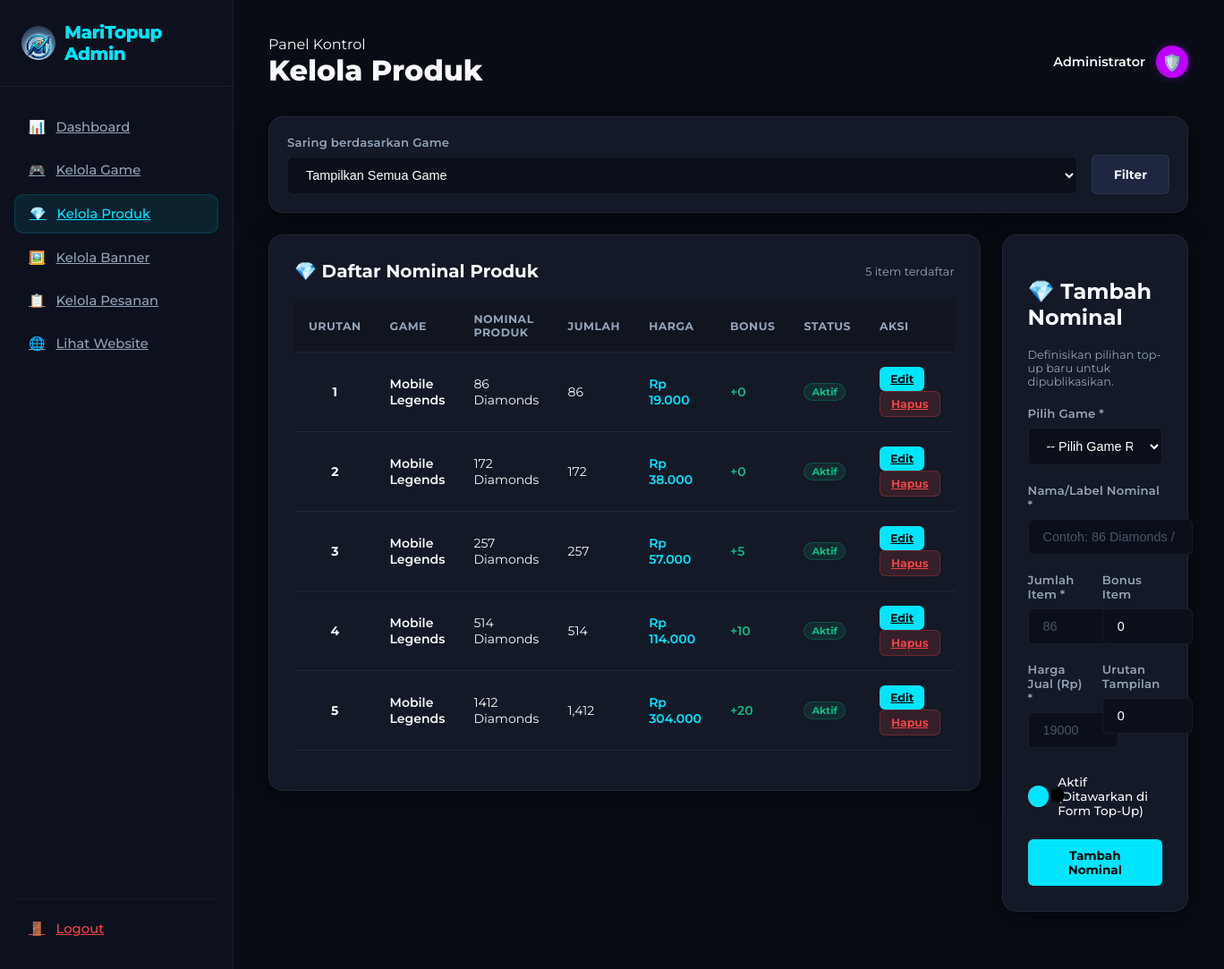
Screenshot of /admin/products.php (signed in) with the database file from the repository.
### tables this page shows
CREATE TABLE IF NOT EXISTS products (
    id          INT AUTO_INCREMENT PRIMARY KEY,
    game_id     INT NOT NULL,
    name        VARCHAR(150) NOT NULL,
    amount      INT          NOT NULL,
    price       INT          NOT NULL,
    bonus       INT          DEFAULT 0,
    is_active   TINYINT(1)  DEFAULT 1,
    sort_order  INT          DEFAULT 0,
    created_at  TIMESTAMP    DEFAULT CURRENT_TIMESTAMP,
    FOREIGN KEY (game_id) REFERENCES games(id) ON DELETE CASCADE
);

CREATE TABLE IF NOT EXISTS games (
    id          INT AUTO_INCREMENT PRIMARY KEY,
    slug        VARCHAR(100) UNIQUE NOT NULL,
    name        VARCHAR(150) NOT NULL,
    category    VARCHAR(80)  NOT NULL,
    icon        VARCHAR(255) DEFAULT '🎮',
    color       VARCHAR(20)  DEFAULT '#00e5ff',
    is_popular  TINYINT(1)   DEFAULT 0,
    is_active   TINYINT(1)   DEFAULT 1,
    sort_order  INT          DEFAULT 0,
    created_at  TIMESTAMP    DEFAULT CURRENT_TIMESTAMP
);

### includes/functions.php (called while the page is built, shortened)
<?php
function formatRupiah($amount) {
    return 'Rp ' . number_format($amount, 0, ',', '.');
}
function getAllProducts($gameId = null) {
    $db = getDB();
    if ($db) {
        $where = "";
        $query = "SELECT p.*, g.name AS game_name FROM products p
                  JOIN games g ON p.game_id = g.id
                  $where
                  ORDER BY g.name ASC, p.sort_order ASC, p.price ASC";
        $result = $db->query($query);
        $products = [];
        if ($result && $result->num_rows > 0) {
            while ($row = $result->fetch_assoc()) {
                $products[] = $row;
            }
        }
        return $products;
    }
    return [];
}

### admin/products.php (the view, shortened to what this page needs)
<?php
include __DIR__ . '/admin-header.php';
$db = getDB();
$dbActive = ($db !== null);
$filterGameId = isset($_GET['game_filter']) ? (int)$_GET['game_filter'] : 0;
$editMode = false;
$editProduct = null;
if ($dbActive) {
    if ($filterGameId > 0) {
        $productsList = getAllProducts($filterGameId);
    } else {
        $productsList = getAllProducts();
    }
}
?>
<div class="filter-card">
    <form method="GET" action="" style="display: flex; width: 100%; gap: 16px; align-items: flex-end;">
        <div class="admin-form-group">
            <label class="admin-form-label" for="game_filter">Saring berdasarkan Game</label>
            <select id="game_filter" name="game_filter" class="admin-form-control">
                <option value="0">Tampilkan Semua Game</option>
            </select>
        </div>
        <button type="submit" class="btn-admin btn-admin-secondary" style="height: 44px; padding: 0 24px;">
            Filter
        </button>
    </form>
</div>
<div class="admin-grid-layout">
    <div class="admin-card">
        <div class="admin-card-header">
            <h2>💎 Daftar Nominal Produk</h2>
            <span class="text-muted" style="font-size: 0.8rem;"><?= count($productsList) ?> item terdaftar</span>
        </div>
        <div class="table-responsive">
            <table class="admin-table">
                <thead>
                    <tr>
                        <th style="width: 50px;">Urutan</th>
                        <th>Game</th>
                        <th>Nominal Produk</th>
                        <th>Jumlah</th>
                        <th>Harga</th>
                        <th>Bonus</th>
                        <th>Status</th>
                        <th style="width: 140px;">Aksi</th>
                    </tr>
                </thead>
                <tbody>
                    <?php if (empty($productsList)): ?>
                        <tr>
                            <td colspan="8" style="text-align: center;" class="text-muted">Tidak ada produk untuk saringan ini.</td>
                        </tr>
                    <?php else: ?>
                        <?php foreach ($productsList as $p): ?>
                            <tr>
                                <td style="text-align: center; font-weight: 700;"><?= $p['sort_order'] ?></td>
                                <td style="font-weight: 600;"><?= htmlspecialchars($p['game_name']) ?></td>
                                <td><?= htmlspecialchars($p['name']) ?></td>
                                <td><?= number_format($p['amount']) ?></td>
                                <td style="font-weight: 600; color: var(--neon-cyan);"><?= formatRupiah($p['price']) ?></td>
                                <td style="color: var(--green); font-weight: 600;">+<?= number_format($p['bonus']) ?></td>
                                <td>
                                    <span class="badge-admin <?= $p['is_active'] ? 'badge-success' : 'badge-failed' ?>" style="padding: 2px 8px; font-size: 0.7rem;">
                                        <?= $p['is_active'] ? 'Aktif' : 'Nonaktif' ?>
                                    </span>
                                </td>
                                <td>
                                    <?php if ($dbActive): ?>
                                        <a href="?edit=<?= $p['id'] ?><?= $filterGameId > 0 ? '&game_filter=' . $filterGameId : '' ?>" class="btn-admin btn-admin-primary btn-admin-sm">Edit</a>
                                        <a href="?delete=<?= $p['id'] ?><?= $filterGameId > 0 ? '&game_filter=' . $filterGameId : '' ?>" class="btn-admin btn-admin-danger btn-admin-sm" onclick="return confirm('Apakah Anda yakin ingin menghapus nominal produk ini?');">Hapus</a>
                                    <?php else: ?>
                                        <span class="text-muted">—</span>
                                    <?php endif; ?>
                                </td>
                            </tr>
                        <?php endforeach; ?>
                    <?php endif; ?>
                </tbody>
            </table>
        </div>
    </div>
    <div class="admin-card">
        <h2><?= $editMode ? '⚙️ Edit Nominal' : '💎 Tambah Nominal' ?></h2>
        <p class="text-muted" style="font-size: 0.8rem; margin-bottom: 20px;">
            <?= $editMode ? 'Modifikasi detail nominal produk terpilih.' : 'Definisikan pilihan top-up baru untuk dipublikasikan.' ?>
        </p>
        <form method="POST" action="">
            <div class="admin-form-group">
                <label class="admin-form-label" for="game_id">Pilih Game *</label>
                <select id="game_id" name="game_id" class="admin-form-control" required <?= !$dbActive ? 'disabled' : '' ?>>
                    <option value="">-- Pilih Game Rujukan --</option>
                </select>
            </div>
            <div class="admin-form-group">
                <label class="admin-form-label" for="name">Nama/Label Nominal *</label>
                <input type="text" id="name" name="name" class="admin-form-control" placeholder="Contoh: 86 Diamonds / 325 UC"
                       value="<?= $editMode ? htmlspecialchars($editProduct['name']) : '' ?>" required <?= !$dbActive ? 'disabled' : '' ?>>
            </div>
            <div class="admin-form-row">
                <div class="admin-form-group">
                    <label class="admin-form-label" for="amount">Jumlah Item *</label>
                    <input type="number" id="amount" name="amount" class="admin-form-control" placeholder="86"
                           value="<?= $editMode ? (int)$editProduct['amount'] : '' ?>" required <?= !$dbActive ? 'disabled' : '' ?>>
                </div>
                <div class="admin-form-group">
                    <label class="admin-form-label" for="bonus">Bonus Item</label>
                    <input type="number" id="bonus" name="bonus" class="admin-form-control" placeholder="0"
                           value="<?= $editMode ? (int)$editProduct['bonus'] : '0' ?>" <?= !$dbActive ? 'disabled' : '' ?>>
                </div>
            </div>
            <div class="admin-form-row">
                <div class="admin-form-group">
                    <label class="admin-form-label" for="price">Harga Jual (Rp) *</label>
                    <input type="number" id="price" name="price" class="admin-form-control" placeholder="19000"
                           value="<?= $editMode ? (int)$editProduct['price'] : '' ?>" required <?= !$dbActive ? 'disabled' : '' ?>>
                </div>
                <div class="admin-form-group">
                    <label class="admin-form-label" for="sort_order">Urutan Tampilan</label>
                    <input type="number" id="sort_order" name="sort_order" class="admin-form-control" placeholder="0"
                           value="<?= $editMode ? (int)$editProduct['sort_order'] : '0' ?>" <?= !$dbActive ? 'disabled' : '' ?>>
                </div>
            </div>
            <div class="admin-form-group">
                <label class="admin-toggle-container">
                    <div class="admin-toggle-switch"></div>
                    <span style="font-size: 0.85rem; font-weight: 500;">Aktif (Ditawarkan di Form Top-Up)</span>
                </label>
            </div>
            <div style="display: flex; gap: 10px; margin-top: 24px;">
                <button type="submit" class="btn-admin btn-admin-primary" style="flex: 1;" <?= !$dbActive ? 'disabled' : '' ?>>
                    <?= $editMode ? 'Simpan Perubahan' : 'Tambah Nominal' ?>
                </button>
            </div>
        </form>
    </div>
</div>
<?php include __DIR__ . '/admin-footer.php'; ?>

### assets/css/admin.css (style rules this page uses)
:root { --bg-admin: #080c14; --sidebar-bg: #0d111d; --card-bg: #131926; --border-color: rgba(255,255,255,0.06); --neon-cyan: #00e5ff; --neon-purple: #bd00ff; --neon-pink: #ff007f; --text-white: #f8fafc; --text-gray: #94a3b8; --text-dark: #475569; --green: #10b981; --amber: #f59e0b; --red: #ef4444; --blue: #3b82f6; --radius-lg: 16px; --radius-md: 10px; --radius-sm: 6px; --transition: 0.2s cubic-bezier(0.4, 0, 0.2, 1); --shadow: 0 8px 30px rgba(0,0,0,0.5); --shadow-neon: 0 0 15px rgba(0, 229, 255, 0.2); }
body.admin-body { background-color: var(--bg-admin); color: var(--text-white); font-family: 'Montserrat', sans-serif; margin: 0; padding: 0; min-height: 100vh; display: flex; }
.text-muted { color: var(--text-gray); }
.admin-card { background: var(--card-bg); border: 1px solid var(--border-color); border-radius: var(--radius-lg); padding: 28px; margin-bottom: 24px; box-shadow: var(--shadow); }
.admin-card-header { display: flex; justify-content: space-between; align-items: center; margin-bottom: 20px; }
.admin-card-header h2 { font-family: 'Montserrat', sans-serif; font-size: 1.25rem; font-weight: 700; margin: 0; }
.btn-admin { display: inline-flex; align-items: center; justify-content: center; gap: 8px; padding: 10px 18px; border-radius: var(--radius-sm); font-family: 'Montserrat', sans-serif; font-weight: 700; font-size: 0.85rem; cursor: pointer; transition: var(--transition); border: none; outline: none; }
.btn-admin-primary { background: var(--neon-cyan); color: #000; }
.btn-admin-secondary { background: #1e2640; color: var(--text-white); border: 1px solid var(--border-color); }
.btn-admin-danger { background: rgba(239, 68, 68, 0.15); color: var(--red); border: 1px solid rgba(239, 68, 68, 0.3); }
.btn-admin-sm { padding: 6px 12px; font-size: 0.78rem; }
.table-responsive { overflow-x: auto; margin-bottom: 16px; }
.admin-table { width: 100%; border-collapse: collapse; text-align: left; }
.admin-table th { padding: 14px 16px; font-size: 0.78rem; font-weight: 700; text-transform: uppercase; color: var(--text-gray); letter-spacing: 0.5px; border-bottom: 1px solid var(--border-color); background: rgba(0, 0, 0, 0.15); }
.admin-table td { padding: 16px; font-size: 0.875rem; border-bottom: 1px solid var(--border-color); color: var(--text-white); vertical-align: middle; }
.badge-admin { display: inline-flex; align-items: center; gap: 4px; padding: 4px 10px; border-radius: 100px; font-size: 0.75rem; font-weight: 700; }
.badge-success { background: rgba(16, 185, 129, 0.12); color: var(--green); border: 1px solid rgba(16, 185, 129, 0.25); }
.admin-form-group { margin-bottom: 20px; }
.admin-form-label { display: block; font-size: 0.825rem; font-weight: 600; color: var(--text-gray); margin-bottom: 8px; letter-spacing: 0.2px; }
.admin-form-control { width: 100%; padding: 11px 16px; background: #0b0f19; border: 1px solid var(--border-color); border-radius: var(--radius-sm); color: #fff; font-size: 0.9rem; transition: var(--transition); outline: none; }
.admin-form-control::placeholder { color: #475569; }
.admin-form-row { display: grid; grid-template-columns: 1fr 1fr; gap: 16px; }
.admin-toggle-container { display: flex; align-items: center; gap: 10px; cursor: pointer; user-select: none; margin-top: 10px; }
.admin-toggle-switch { width: 44px; height: 22px; background: #1e2640; border-radius: 100px; position: relative; transition: var(--transition); border: 1px solid var(--border-color); }
.admin-toggle-switch::after { content: ''; position: absolute; width: 16px; height: 16px; border-radius: 50%; background: #fff; top: 2px; left: 2px; transition: var(--transition); }
.admin-toggle-input:checked + .admin-toggle-switch { background: var(--neon-cyan); }
.admin-toggle-input:checked + .admin-toggle-switch::after { left: 24px; background: #000; }
.filter-card { background: var(--card-bg); border: 1px solid var(--border-color); border-radius: var(--radius-lg); padding: 20px; margin-bottom: 24px; display: flex; gap: 16px; align-items: flex-end; box-shadow: var(--shadow); }
.filter-card .admin-form-group { margin-bottom: 0; flex: 1; }
.admin-grid-layout { display: grid; grid-template-columns: 2fr 1fr; gap: 24px; align-items: start; }

### rows the page displays
products: sort_order "1", game.name "Mobile Legends", name "86 Diamonds", amount "86", price "Rp 19.000", bonus "0", is_active "Aktif"
products: sort_order "2", game.name "Mobile Legends", name "172 Diamonds", amount "172", price "Rp 38.000", bonus "0", is_active "Aktif"
products: sort_order "3", game.name "Mobile Legends", name "257 Diamonds", amount "257", price "Rp 57.000", bonus "5", is_active "Aktif"
products: sort_order "4", game.name "Mobile Legends", name "514 Diamonds", amount "514", price "Rp 114.000", bonus "10", is_active "Aktif"
products: sort_order "5", game.name "Mobile Legends", name "1412 Diamonds", amount "1,412", price "Rp 304.000", bonus "20", is_active "Aktif"

### other values shown
APP_NAME "MariTopup"
$adminTitle "Kelola Produk"
count($productsList) "5"
